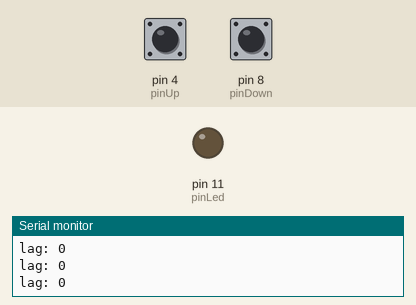
Simulated run of this sketch. Board: Arduino Uno, built with avr-gcc and run on an emulated ATmega328P. Shown: output pins drawn as LEDs (lit = HIGH), the last lines printed to the serial monitor. Inputs (shaded band) come from the test bench; at power-on: pin 4 (pinUp) LOW, pin 8 (pinDown) LOW.

Above: at 1.2 s.
1.3 s: pin 4 (pinUp) pulled HIGH for 0.15 s
At 1.56 s:
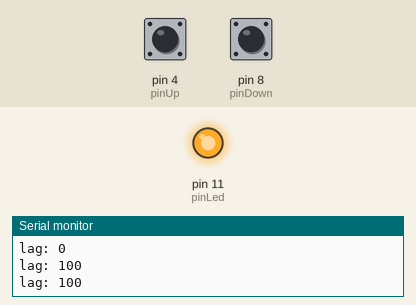
4.3 s: pin 8 (pinDown) pulled HIGH for 0.15 s
At 4.3 s:
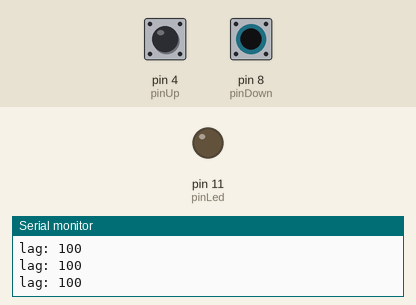
5.9 s: pin 4 (pinUp) pulled HIGH for 1 s
8.9 s: pin 8 (pinDown) pulled HIGH for 1 s
11.4 s: pin 4 (pinUp) pulled HIGH for 3.2 s
Timing chart, 0 to 17.1 s (numbered marks = the images above; inputs shaded):
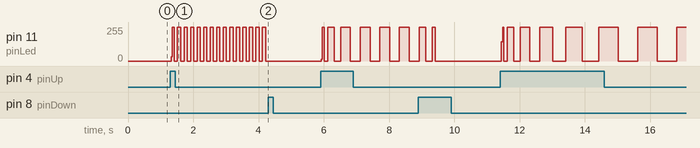

The sketch:

sketch_delay_incrementor.ino
```cpp
int buttonUp=0;
int buttonDown=0;
int pinUp=4;
int pinDown=8;
int pinLed=11;
int lag=0;
void setup() {
  pinMode(pinUp,INPUT);
  pinMode(pinDown,INPUT);
  pinMode(pinLed,OUTPUT);
  Serial.begin(9600);

}

void loop() {

  buttonDown = digitalRead(pinDown);
  buttonUp = digitalRead(pinUp);
  if((lag+(buttonUp*100 - buttonDown*100))>=0){
    lag = lag + (buttonUp*100 - buttonDown*100);
  }
  Serial.print("lag: ");
  Serial.println(lag);
  digitalWrite(pinLed,HIGH);
  delay(lag);
  digitalWrite(pinLed,LOW);
  delay(lag);

}
```

Measured:
- after the input at 1.3 s, pin 11 (pinLed): 0/255 → 31/255 at once, then moves between 0/255 and 255/255, repeating every 0.20 s
- after the input at 4.3 s, pin 11 (pinLed): stops changing and stays 0/255
